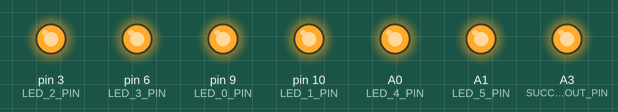
This sketch was run on a simulated Arduino Uno, built with avr-gcc and run on an emulated ATmega328P. Shown: output pins drawn as LEDs (lit = HIGH).

Above: at 0.5 s.
At 3.5 s:
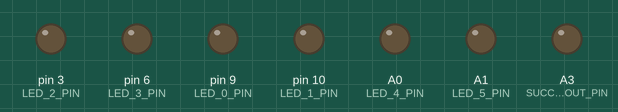
Timing chart, 0 to 4.6 s (numbered marks = the images above):
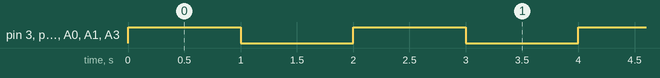

The sketch:

led_test_v2.ino
```cpp
//=============================================================================
// Exit the library (Siegel 7)
// LED test program
//=============================================================================

// Compile for
//   Board: Ardunino Uno
//   Processor: ATmega328P

//=============================================================================

#define HARDWARE_VER  2

#if (HARDWARE_VER == 1)
  #define LED_0_PIN       A0
  #define LED_1_PIN       A1
  #define LED_2_PIN       A2
  #define LED_3_PIN       A3
  #define LED_4_PIN       A4
  #define LED_5_PIN       A5
  #define SUCCESS_OUT_PIN  3

#elif (HARDWARE_VER == 2)
  #define LED_0_PIN       9    // PWM T1A
  #define LED_1_PIN       10   // PWM T1B
  #define LED_2_PIN       3    // PWM T2B
  #define LED_3_PIN       6    // PWM T0A
  #define LED_4_PIN       A0
  #define LED_5_PIN       A1
  #define SUCCESS_OUT_PIN  A3
#endif

//=============================================================================

byte led_pins[] = {LED_0_PIN, LED_1_PIN, LED_2_PIN, LED_3_PIN, LED_4_PIN, LED_5_PIN, SUCCESS_OUT_PIN};

//=============================================================================

void setup() {

  // All LEDs off
  for (uint8_t i=0; i<sizeof(led_pins)/sizeof(led_pins[0]); i++) {
      digitalWrite(led_pins[i], 0);
      pinMode(led_pins[i], OUTPUT);
  }
}

// ================================================================================

void loop() {
  bool on = 1;
  while (1) {
  for (uint8_t i=0; i<sizeof(led_pins)/sizeof(led_pins[0]); i++) {
      digitalWrite( led_pins[i], on );
      pinMode( led_pins[i], OUTPUT );
    }
    on = !on;
    delay(1000);
  }
}

// ================================================================================
```

Measured:
- by itself, pin 3 (LED_2_PIN), pin 6 (LED_3_PIN), pin 9 (LED_0_PIN), pin 10 (LED_1_PIN), A0 (LED_4_PIN), A1 (LED_5_PIN), A3 (SUCCESS_OUT_PIN): alternates HIGH for 1.0 s and LOW for 1.0 s
